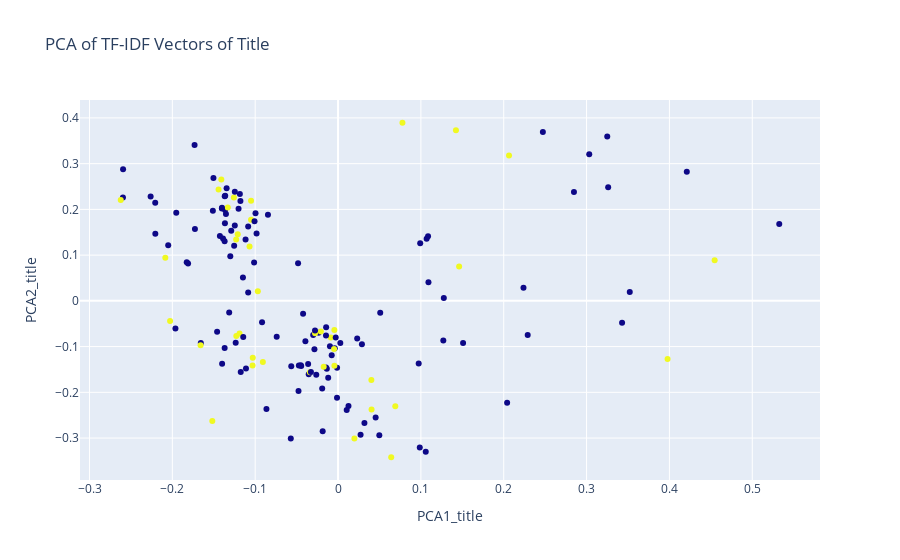

The cell this chart's notebook holds for it:
### Code cell
# Scatter plot of PCA components of Title
fig = px.scatter(df_filtered, x="PCA1_title", y="PCA2_title", 
                 color="label", hover_data=["label"], 
                 title="PCA of TF-IDF Vectors of Title")
# Remove legend
fig.update_traces(legendgroup="", showlegend=False)
fig.update_coloraxes(showscale=False)
fig.show()

### Figure 1 — Plotly figure (JSON) as saved in the notebook; plotly's stock layout.template omitted (floating-point values rounded to 4 significant figures; data arrays with more than 128 entries replaced by an {"elided": "..."} marker saying what was removed)
{"data": [{"customdata": {"elided": "155x1 int values"}, "hovertemplate": "PCA1_title=%{x}<br>PCA2_title=%{y}<br>label=%{marker.color}<extra></extra>", "legendgroup": "", "marker": {"color": {"elided": "155 int values"}, "coloraxis": "coloraxis", "symbol": "circle"}, "mode": "markers", "name": "", "orientation": "v", "showlegend": false, "type": "scatter", "x": {"elided": "155 float values"}, "xaxis": "x", "y": {"elided": "155 float values"}, "yaxis": "y"}], "layout": {"coloraxis": {"colorbar": {"title": {"text": "label"}}, "colorscale": [[0, "#0d0887"], [0.1111, "#46039f"], [0.2222, "#7201a8"], [0.3333, "#9c179e"], [0.4444, "#bd3786"], [0.5556, "#d8576b"], [0.6667, "#ed7953"], [0.7778, "#fb9f3a"], [0.8889, "#fdca26"], [1, "#f0f921"]], "showscale": false}, "legend": {"tracegroupgap": 0}, "title": {"text": "PCA of TF-IDF Vectors of Title"}, "xaxis": {"anchor": "y", "domain": [0, 1], "title": {"text": "PCA1_title"}}, "yaxis": {"anchor": "x", "domain": [0, 1], "title": {"text": "PCA2_title"}}}}
